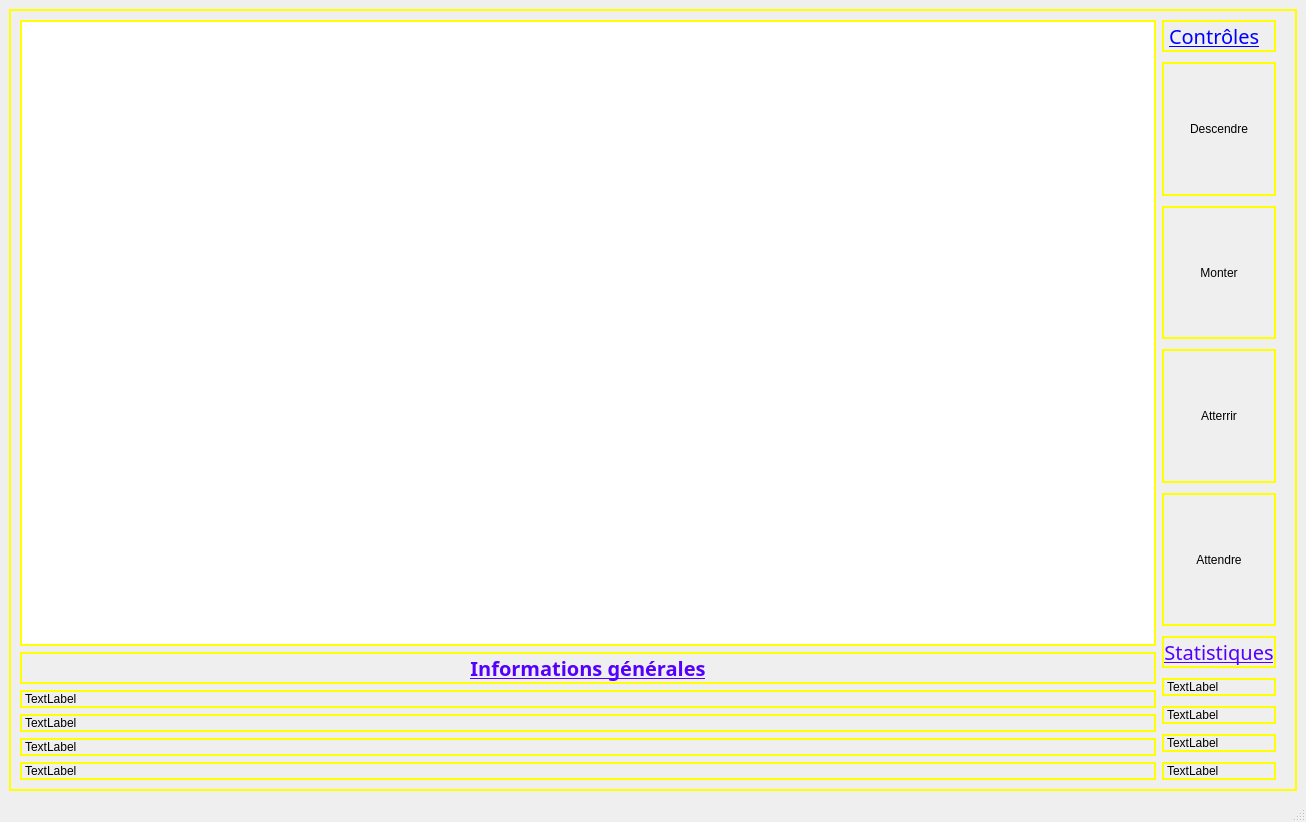
<?xml version="1.0" encoding="UTF-8"?>
<ui version="4.0">
 <class>MainWindow</class>
 <widget class="QMainWindow" name="MainWindow">
  <property name="geometry">
   <rect>
    <x>0</x>
    <y>0</y>
    <width>1306</width>
    <height>822</height>
   </rect>
  </property>
  <property name="windowTitle">
   <string>MainWindow</string>
  </property>
  <widget class="QWidget" name="centralwidget">
   <property name="autoFillBackground">
    <bool>false</bool>
   </property>
   <property name="styleSheet">
    <string notr="true"/>
   </property>
   <layout class="QVBoxLayout" name="verticalLayout_2">
    <item>
     <widget class="QFrame" name="frame">
      <property name="styleSheet">
       <string notr="true">border: 2px solid;
border-color: rgb(255, 255, 0);</string>
      </property>
      <property name="frameShape">
       <enum>QFrame::Shape::StyledPanel</enum>
      </property>
      <property name="frameShadow">
       <enum>QFrame::Shadow::Plain</enum>
      </property>
      <property name="lineWidth">
       <number>5</number>
      </property>
      <layout class="QVBoxLayout" name="verticalLayout_3">
       <item>
        <layout class="QGridLayout" name="gridLayout_2">
         <item row="0" column="1">
          <layout class="QVBoxLayout" name="verticalLayout_10">
           <property name="rightMargin">
            <number>0</number>
           </property>
           <item>
            <widget class="QGraphicsView" name="graphicsView">
             <property name="sizePolicy">
              <sizepolicy hsizetype="Expanding" vsizetype="Expanding">
               <horstretch>0</horstretch>
               <verstretch>0</verstretch>
              </sizepolicy>
             </property>
            </widget>
           </item>
           <item>
            <widget class="QLabel" name="Type_avion_2">
             <property name="sizePolicy">
              <sizepolicy hsizetype="Minimum" vsizetype="Minimum">
               <horstretch>0</horstretch>
               <verstretch>0</verstretch>
              </sizepolicy>
             </property>
             <property name="font">
              <font>
               <family>Script</family>
               <pointsize>15</pointsize>
               <bold>true</bold>
               <underline>true</underline>
              </font>
             </property>
             <property name="styleSheet">
              <string notr="true">color: rgb(85, 0, 255);</string>
             </property>
             <property name="text">
              <string>Informations générales</string>
             </property>
             <property name="alignment">
              <set>Qt::AlignmentFlag::AlignCenter</set>
             </property>
            </widget>
           </item>
           <item>
            <widget class="QLabel" name="Type_avion">
             <property name="sizePolicy">
              <sizepolicy hsizetype="Minimum" vsizetype="Minimum">
               <horstretch>0</horstretch>
               <verstretch>0</verstretch>
              </sizepolicy>
             </property>
             <property name="text">
              <string>TextLabel</string>
             </property>
            </widget>
           </item>
           <item>
            <widget class="QLabel" name="Vitesse">
             <property name="sizePolicy">
              <sizepolicy hsizetype="Minimum" vsizetype="Minimum">
               <horstretch>0</horstretch>
               <verstretch>0</verstretch>
              </sizepolicy>
             </property>
             <property name="text">
              <string>TextLabel</string>
             </property>
            </widget>
           </item>
           <item>
            <widget class="QLabel" name="Carburant">
             <property name="sizePolicy">
              <sizepolicy hsizetype="Minimum" vsizetype="Minimum">
               <horstretch>0</horstretch>
               <verstretch>0</verstretch>
              </sizepolicy>
             </property>
             <property name="text">
              <string>TextLabel</string>
             </property>
            </widget>
           </item>
           <item>
            <widget class="QLabel" name="Altitude">
             <property name="sizePolicy">
              <sizepolicy hsizetype="Minimum" vsizetype="Minimum">
               <horstretch>0</horstretch>
               <verstretch>0</verstretch>
              </sizepolicy>
             </property>
             <property name="text">
              <string>TextLabel</string>
             </property>
            </widget>
           </item>
          </layout>
         </item>
         <item row="0" column="2">
          <layout class="QVBoxLayout" name="verticalLayout_7">
           <property name="spacing">
            <number>10</number>
           </property>
           <property name="rightMargin">
            <number>10</number>
           </property>
           <property name="bottomMargin">
            <number>0</number>
           </property>
           <item>
            <widget class="QLabel" name="label_2">
             <property name="font">
              <font>
               <family>Script</family>
               <pointsize>15</pointsize>
               <underline>true</underline>
              </font>
             </property>
             <property name="styleSheet">
              <string notr="true">color: rgb(0, 0, 255);</string>
             </property>
             <property name="text">
              <string>Contrôles</string>
             </property>
            </widget>
           </item>
           <item>
            <widget class="QPushButton" name="Descendre">
             <property name="sizePolicy">
              <sizepolicy hsizetype="Minimum" vsizetype="MinimumExpanding">
               <horstretch>0</horstretch>
               <verstretch>0</verstretch>
              </sizepolicy>
             </property>
             <property name="text">
              <string>Descendre</string>
             </property>
            </widget>
           </item>
           <item>
            <widget class="QPushButton" name="Monter">
             <property name="sizePolicy">
              <sizepolicy hsizetype="Minimum" vsizetype="MinimumExpanding">
               <horstretch>0</horstretch>
               <verstretch>0</verstretch>
              </sizepolicy>
             </property>
             <property name="text">
              <string>Monter</string>
             </property>
            </widget>
           </item>
           <item>
            <widget class="QPushButton" name="Atterrir">
             <property name="sizePolicy">
              <sizepolicy hsizetype="Minimum" vsizetype="MinimumExpanding">
               <horstretch>0</horstretch>
               <verstretch>0</verstretch>
              </sizepolicy>
             </property>
             <property name="text">
              <string>Atterrir</string>
             </property>
            </widget>
           </item>
           <item>
            <widget class="QPushButton" name="Attendre">
             <property name="sizePolicy">
              <sizepolicy hsizetype="Minimum" vsizetype="MinimumExpanding">
               <horstretch>0</horstretch>
               <verstretch>0</verstretch>
              </sizepolicy>
             </property>
             <property name="layoutDirection">
              <enum>Qt::LayoutDirection::LeftToRight</enum>
             </property>
             <property name="text">
              <string>Attendre</string>
             </property>
            </widget>
           </item>
           <item>
            <widget class="QLabel" name="label">
             <property name="font">
              <font>
               <family>Script</family>
               <pointsize>15</pointsize>
               <underline>true</underline>
              </font>
             </property>
             <property name="styleSheet">
              <string notr="true">color: rgb(85, 170, 255);
color: rgb(85, 0, 255);</string>
             </property>
             <property name="text">
              <string>Statistiques</string>
             </property>
             <property name="textFormat">
              <enum>Qt::TextFormat::AutoText</enum>
             </property>
             <property name="alignment">
              <set>Qt::AlignmentFlag::AlignCenter</set>
             </property>
            </widget>
           </item>
           <item>
            <layout class="QVBoxLayout" name="verticalLayout">
             <item>
              <widget class="QLabel" name="Avion">
               <property name="text">
                <string>TextLabel</string>
               </property>
              </widget>
             </item>
             <item>
              <widget class="QLabel" name="Temps">
               <property name="text">
                <string>TextLabel</string>
               </property>
              </widget>
             </item>
             <item>
              <widget class="QLabel" name="Score">
               <property name="text">
                <string>TextLabel</string>
               </property>
              </widget>
             </item>
             <item>
              <widget class="QLabel" name="Vie">
               <property name="text">
                <string>TextLabel</string>
               </property>
              </widget>
             </item>
            </layout>
           </item>
          </layout>
         </item>
        </layout>
       </item>
      </layout>
     </widget>
    </item>
   </layout>
  </widget>
  <widget class="QMenuBar" name="menubar">
   <property name="geometry">
    <rect>
     <x>0</x>
     <y>0</y>
     <width>1306</width>
     <height>33</height>
    </rect>
   </property>
  </widget>
  <widget class="QStatusBar" name="statusbar"/>
 </widget>
 <resources/>
 <connections/>
 <slots>
  <slot>demo()</slot>
 </slots>
</ui>
